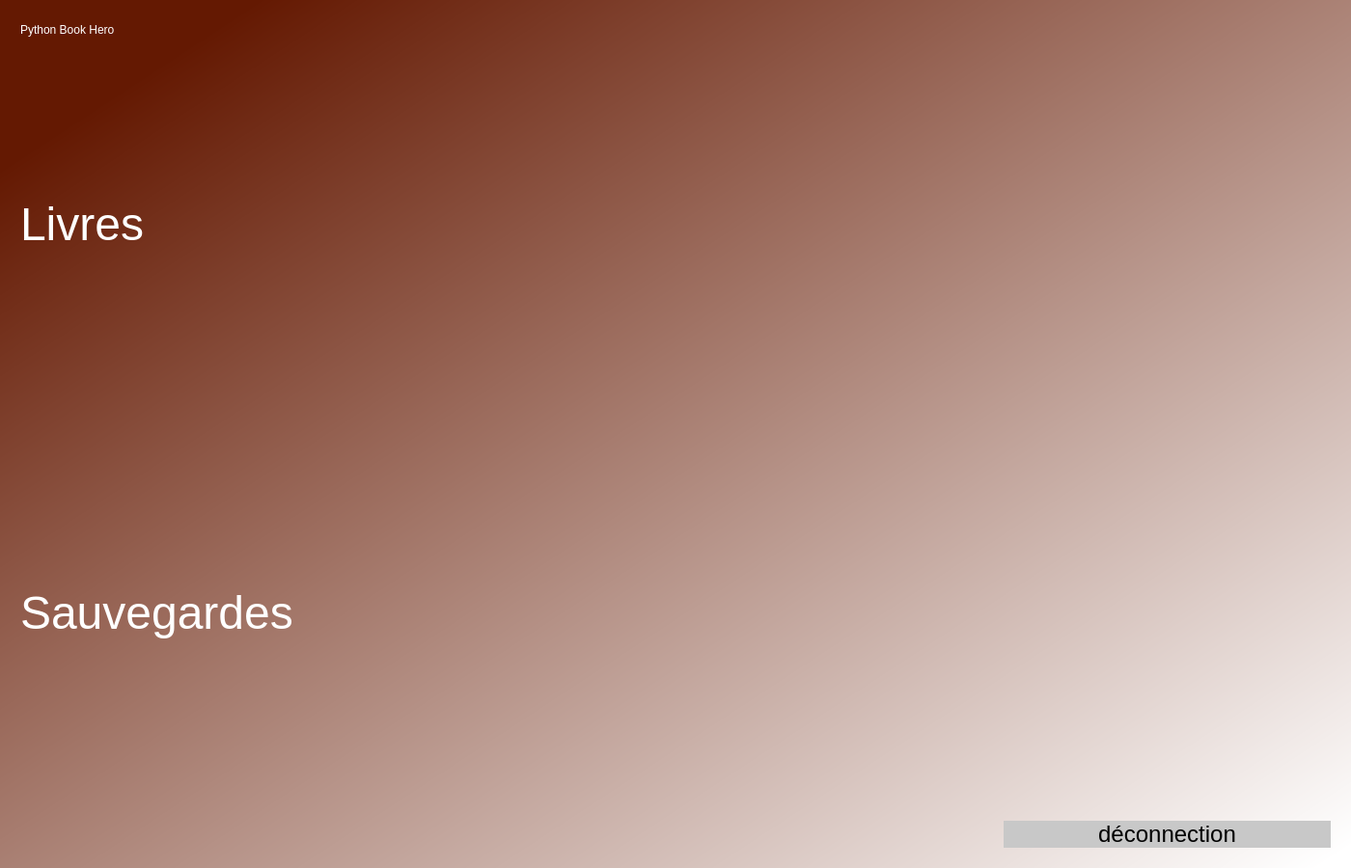
<?xml version="1.0" encoding="UTF-8"?>
<ui version="4.0">
 <class>EcranUsager</class>
 <widget class="QDialog" name="EcranUsager">
  <property name="geometry">
   <rect>
    <x>0</x>
    <y>0</y>
    <width>1400</width>
    <height>900</height>
   </rect>
  </property>
  <property name="sizePolicy">
   <sizepolicy hsizetype="Expanding" vsizetype="Expanding">
    <horstretch>0</horstretch>
    <verstretch>0</verstretch>
   </sizepolicy>
  </property>
  <property name="windowTitle">
   <string>Dialog</string>
  </property>
  <layout class="QVBoxLayout" name="verticalLayout_3">
   <property name="spacing">
    <number>0</number>
   </property>
   <property name="leftMargin">
    <number>0</number>
   </property>
   <property name="topMargin">
    <number>0</number>
   </property>
   <property name="rightMargin">
    <number>0</number>
   </property>
   <property name="bottomMargin">
    <number>0</number>
   </property>
   <item>
    <widget class="QWidget" name="bgwidget" native="true">
     <property name="sizePolicy">
      <sizepolicy hsizetype="Expanding" vsizetype="Expanding">
       <horstretch>0</horstretch>
       <verstretch>0</verstretch>
      </sizepolicy>
     </property>
     <property name="styleSheet">
      <string notr="true">QWidget#bgwidget{
background: qlineargradient(spread:pad, x1:0.091, y1:0.101636, x2:0.991379, y2:0.977, stop:0 rgba(100, 25, 2, 255), stop:1 rgba(255, 255, 255, 255));}
</string>
     </property>
     <layout class="QHBoxLayout" name="horizontalLayout_5">
      <item>
       <widget class="QGroupBox" name="main_groupBox">
        <property name="sizePolicy">
         <sizepolicy hsizetype="Expanding" vsizetype="Expanding">
          <horstretch>0</horstretch>
          <verstretch>0</verstretch>
         </sizepolicy>
        </property>
        <property name="styleSheet">
         <string notr="true">border: none;</string>
        </property>
        <property name="title">
         <string/>
        </property>
        <layout class="QVBoxLayout" name="verticalLayout_6">
         <property name="spacing">
          <number>0</number>
         </property>
         <property name="leftMargin">
          <number>0</number>
         </property>
         <property name="topMargin">
          <number>0</number>
         </property>
         <property name="rightMargin">
          <number>0</number>
         </property>
         <property name="bottomMargin">
          <number>0</number>
         </property>
         <item>
          <widget class="QGroupBox" name="sectionHaut_groupBox">
           <property name="sizePolicy">
            <sizepolicy hsizetype="Expanding" vsizetype="Expanding">
             <horstretch>0</horstretch>
             <verstretch>0</verstretch>
            </sizepolicy>
           </property>
           <property name="styleSheet">
            <string notr="true">boder: none;</string>
           </property>
           <property name="title">
            <string/>
           </property>
           <property name="alignment">
            <set>Qt::AlignCenter</set>
           </property>
           <property name="flat">
            <bool>false</bool>
           </property>
           <layout class="QVBoxLayout" name="verticalLayout_4">
            <item>
             <widget class="QLabel" name="label">
              <property name="sizePolicy">
               <sizepolicy hsizetype="Maximum" vsizetype="Maximum">
                <horstretch>0</horstretch>
                <verstretch>0</verstretch>
               </sizepolicy>
              </property>
              <property name="styleSheet">
               <string notr="true">font: 36pt &quot;MS Shell Dlg 2&quot;; color:rgb(255, 255, 255)</string>
              </property>
              <property name="text">
               <string>Python Book Hero</string>
              </property>
             </widget>
            </item>
            <item>
             <widget class="QLabel" name="label_courriel_2">
              <property name="sizePolicy">
               <sizepolicy hsizetype="Expanding" vsizetype="Expanding">
                <horstretch>0</horstretch>
                <verstretch>0</verstretch>
               </sizepolicy>
              </property>
              <property name="font">
               <font>
                <family>MS Shell Dlg 2</family>
                <pointsize>36</pointsize>
                <weight>50</weight>
                <italic>false</italic>
                <bold>false</bold>
               </font>
              </property>
              <property name="styleSheet">
               <string notr="true">font: 36pt &quot;MS Shell Dlg 2&quot;;
color: #fff;</string>
              </property>
              <property name="text">
               <string>Livres</string>
              </property>
             </widget>
            </item>
            <item>
             <layout class="QHBoxLayout" name="LivreshorizontalLayout"/>
            </item>
           </layout>
          </widget>
         </item>
         <item>
          <widget class="QGroupBox" name="sectionMillieu_groupBox">
           <property name="sizePolicy">
            <sizepolicy hsizetype="Expanding" vsizetype="Expanding">
             <horstretch>0</horstretch>
             <verstretch>0</verstretch>
            </sizepolicy>
           </property>
           <property name="title">
            <string/>
           </property>
           <layout class="QVBoxLayout" name="verticalLayout_5">
            <item>
             <widget class="QLabel" name="label_courriel">
              <property name="sizePolicy">
               <sizepolicy hsizetype="Maximum" vsizetype="Maximum">
                <horstretch>0</horstretch>
                <verstretch>0</verstretch>
               </sizepolicy>
              </property>
              <property name="font">
               <font>
                <family>MS Shell Dlg 2</family>
                <pointsize>36</pointsize>
                <weight>50</weight>
                <italic>false</italic>
                <bold>false</bold>
               </font>
              </property>
              <property name="styleSheet">
               <string notr="true">font: 36pt &quot;MS Shell Dlg 2&quot;;
color: #fff;</string>
              </property>
              <property name="text">
               <string>Sauvegardes</string>
              </property>
             </widget>
            </item>
            <item>
             <layout class="QVBoxLayout" name="SavesverticalLayout">
              <property name="sizeConstraint">
               <enum>QLayout::SetMaximumSize</enum>
              </property>
             </layout>
            </item>
           </layout>
          </widget>
         </item>
         <item>
          <widget class="QGroupBox" name="sectionBas_groupBox">
           <property name="sizePolicy">
            <sizepolicy hsizetype="Expanding" vsizetype="Minimum">
             <horstretch>0</horstretch>
             <verstretch>0</verstretch>
            </sizepolicy>
           </property>
           <property name="title">
            <string/>
           </property>
           <layout class="QHBoxLayout" name="horizontalLayout_4">
            <item>
             <spacer name="horizontalSpacer_5">
              <property name="orientation">
               <enum>Qt::Horizontal</enum>
              </property>
              <property name="sizeHint" stdset="0">
               <size>
                <width>40</width>
                <height>20</height>
               </size>
              </property>
             </spacer>
            </item>
            <item>
             <spacer name="horizontalSpacer_4">
              <property name="orientation">
               <enum>Qt::Horizontal</enum>
              </property>
              <property name="sizeHint" stdset="0">
               <size>
                <width>40</width>
                <height>20</height>
               </size>
              </property>
             </spacer>
            </item>
            <item>
             <spacer name="horizontalSpacer_3">
              <property name="orientation">
               <enum>Qt::Horizontal</enum>
              </property>
              <property name="sizeHint" stdset="0">
               <size>
                <width>40</width>
                <height>20</height>
               </size>
              </property>
             </spacer>
            </item>
            <item>
             <widget class="QPushButton" name="deconnectionpushButton">
              <property name="sizePolicy">
               <sizepolicy hsizetype="Expanding" vsizetype="Maximum">
                <horstretch>0</horstretch>
                <verstretch>0</verstretch>
               </sizepolicy>
              </property>
              <property name="font">
               <font>
                <family>MS Shell Dlg 2</family>
                <pointsize>18</pointsize>
                <weight>50</weight>
                <italic>false</italic>
                <bold>false</bold>
               </font>
              </property>
              <property name="cursor">
               <cursorShape>PointingHandCursor</cursorShape>
              </property>
              <property name="focusPolicy">
               <enum>Qt::NoFocus</enum>
              </property>
              <property name="styleSheet">
               <string notr="true">border-radius:20px;
background-color: rgb(200, 200, 200);
</string>
              </property>
              <property name="text">
               <string>déconnection</string>
              </property>
             </widget>
            </item>
           </layout>
          </widget>
         </item>
        </layout>
       </widget>
      </item>
     </layout>
    </widget>
   </item>
  </layout>
 </widget>
 <resources/>
 <connections/>
</ui>
